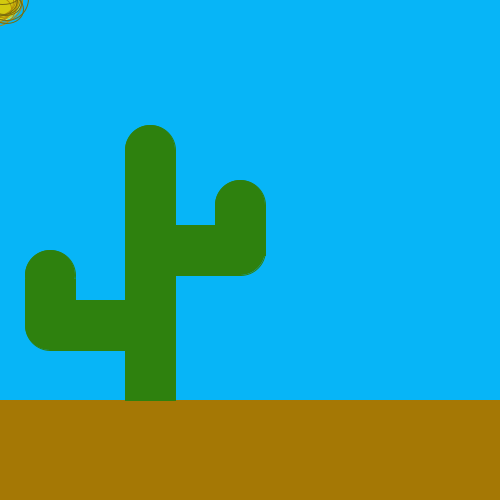
Frame 1 (no input)
Frame 60 (the mouse pressed at the canvas centre just before this capture): identical to frame 1, image omitted
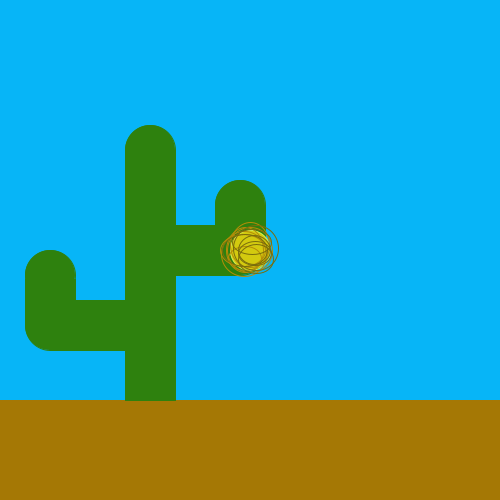
Frame 120 (the mouse held since frame 60 and released just before this capture)

The Processing sketch that drew these frames (run headless with seeded random() and noise(); from frame 60 on, the mouse is pressed at the canvas centre):

// Processing sketch: processing_96240
// ── processing_96240.pde

void setup()
{
  size(500,500);
}
void draw()
{
  background(7,181,247);
  //dibuix del fons
  fill(165,120,5);
  stroke(165,120,5);
  rect(0,4*height/5,width,height);
  //dibuix del terra
  fill(46,129,14);
  stroke(46,129,14);
  rect(1.25*width/5,1.5*height/5,50,2.5*height/5);
  ellipse(1.5*width/5,1.5*height/5,50,50);
  rect(0.5*width/5,3*height/5,90,50);
  ellipse(0.5*width/5,3.25*height/5,50,50);
  rect(0.25*width/5,3.25*height/5,50,-46);
  ellipse(0.5*width/5,2.75*height/5,50,50);
  rect(1.5*width/5,2.25*height/5,90,50);
  ellipse(2.40*width/5,2.50*height/5,50,50);
  rect(2.15*width/5,2.55*height/5,50,-50);
  ellipse(2.40*width/5,2.05*height/5,50,50);
  //dibuix del cactus
  stroke(5,5,5);
  fill(5,5,5,0);
  fill(211,202,15);
  stroke(211,234,85);
  ellipse(mouseX,mouseY,40,40);
  stroke(180,140,7);
  fill(3,3,3,0);
  ellipse(mouseX,mouseY,45,45);
  ellipse(mouseX-5,mouseY,37,45);
  ellipse(mouseX,mouseY-5,39,45);
  ellipse(mouseX-7,mouseY,45,32);
  ellipse(mouseX-6,mouseY+4,45,45);
  ellipse(mouseX-5,mouseY+8,33,24);
  stroke(121,109,12);
  ellipse(mouseX+2,mouseY-8,39,25);
  ellipse(mouseX+4,mouseY,32,29);
  ellipse(mouseX+6,mouseY+9,35,29);
  ellipse(mouseX-5,mouseY,45,32);
  ellipse(mouseX+6,mouseY-2,45,45);
  ellipse(mouseX+5,mouseY+3,33,24);
  //dibuix bola de palla
}
